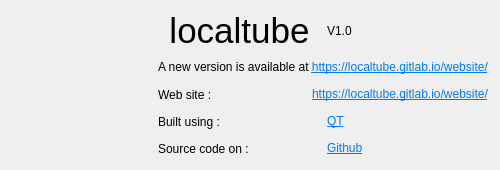
<?xml version="1.0" encoding="UTF-8"?>
<ui version="4.0">
 <class>About</class>
 <widget class="QDialog" name="About">
  <property name="geometry">
   <rect>
    <x>0</x>
    <y>0</y>
    <width>500</width>
    <height>170</height>
   </rect>
  </property>
  <property name="sizePolicy">
   <sizepolicy hsizetype="Preferred" vsizetype="Preferred">
    <horstretch>0</horstretch>
    <verstretch>0</verstretch>
   </sizepolicy>
  </property>
  <property name="minimumSize">
   <size>
    <width>370</width>
    <height>170</height>
   </size>
  </property>
  <property name="maximumSize">
   <size>
    <width>500</width>
    <height>170</height>
   </size>
  </property>
  <property name="windowTitle">
   <string>About localtube</string>
  </property>
  <property name="windowIcon">
   <iconset resource="ressource.qrc">
    <normaloff>:/images/icon.png</normaloff>:/images/icon.png</iconset>
  </property>
  <layout class="QHBoxLayout" name="horizontalLayout_4">
   <item>
    <widget class="QLabel" name="logo">
     <property name="text">
      <string/>
     </property>
     <property name="pixmap">
      <pixmap resource="ressource.qrc">:/images/icon.png</pixmap>
     </property>
     <property name="scaledContents">
      <bool>false</bool>
     </property>
     <property name="alignment">
      <set>Qt::AlignCenter</set>
     </property>
    </widget>
   </item>
   <item>
    <layout class="QVBoxLayout" name="verticalLayout">
     <item>
      <layout class="QHBoxLayout" name="horizontalLayout_5">
       <item>
        <widget class="QLabel" name="label">
         <property name="text">
          <string>&lt;html&gt;&lt;head/&gt;&lt;body&gt;&lt;p align=&quot;center&quot;&gt;&lt;span style=&quot; font-size:26pt;&quot;&gt;localtube&lt;/span&gt;&lt;/p&gt;&lt;/body&gt;&lt;/html&gt;</string>
         </property>
         <property name="textFormat">
          <enum>Qt::RichText</enum>
         </property>
        </widget>
       </item>
       <item>
        <widget class="QLabel" name="version">
         <property name="text">
          <string>V1.0</string>
         </property>
         <property name="alignment">
          <set>Qt::AlignLeading|Qt::AlignLeft|Qt::AlignVCenter</set>
         </property>
        </widget>
       </item>
      </layout>
     </item>
     <item>
      <layout class="QHBoxLayout" name="horizontalLayout_6">
       <item>
        <widget class="QLabel" name="newVersionLabel">
         <property name="text">
          <string>&lt;html&gt;&lt;head/&gt;&lt;body&gt;&lt;p&gt;A new version is available at &lt;a href=&quot;https://localtube.gitlab.io/website/&quot;&gt;&lt;span style=&quot; text-decoration: underline; color:#007af4;&quot;&gt;https://localtube.gitlab.io/website/&lt;/span&gt;&lt;/a&gt;&lt;/p&gt;&lt;/body&gt;&lt;/html&gt;</string>
         </property>
        </widget>
       </item>
      </layout>
     </item>
     <item>
      <layout class="QHBoxLayout" name="horizontalLayout">
       <item>
        <widget class="QLabel" name="label_2">
         <property name="text">
          <string>Web site : </string>
         </property>
        </widget>
       </item>
       <item>
        <widget class="QLabel" name="label_3">
         <property name="text">
          <string>&lt;html&gt;&lt;head/&gt;&lt;body&gt;&lt;p&gt;&lt;a href=&quot;https://localtube.gitlab.io/website/&quot;&gt;&lt;span style=&quot; text-decoration: underline; color:#007af4;&quot;&gt;https://localtube.gitlab.io/website/&lt;/span&gt;&lt;/a&gt;&lt;/p&gt;&lt;/body&gt;&lt;/html&gt;</string>
         </property>
         <property name="textFormat">
          <enum>Qt::RichText</enum>
         </property>
         <property name="openExternalLinks">
          <bool>true</bool>
         </property>
        </widget>
       </item>
      </layout>
     </item>
     <item>
      <layout class="QHBoxLayout" name="horizontalLayout_2">
       <item>
        <widget class="QLabel" name="label_4">
         <property name="text">
          <string>Built using : </string>
         </property>
        </widget>
       </item>
       <item>
        <widget class="QLabel" name="label_5">
         <property name="text">
          <string>&lt;html&gt;&lt;head/&gt;&lt;body&gt;&lt;p&gt;&lt;a href=&quot;https://www.qt.io/&quot;&gt;&lt;span style=&quot; text-decoration: underline; color:#007af4;&quot;&gt;QT&lt;/span&gt;&lt;/a&gt;&lt;/p&gt;&lt;/body&gt;&lt;/html&gt;</string>
         </property>
         <property name="openExternalLinks">
          <bool>true</bool>
         </property>
        </widget>
       </item>
      </layout>
     </item>
     <item>
      <layout class="QHBoxLayout" name="horizontalLayout_3">
       <item>
        <widget class="QLabel" name="label_6">
         <property name="text">
          <string>Source code on : </string>
         </property>
        </widget>
       </item>
       <item>
        <widget class="QLabel" name="label_7">
         <property name="text">
          <string>&lt;html&gt;&lt;head/&gt;&lt;body&gt;&lt;p&gt;&lt;a href=&quot;https://github.com/karlito139/localtube&quot;&gt;&lt;span style=&quot; text-decoration: underline; color:#007af4;&quot;&gt;Github&lt;/span&gt;&lt;/a&gt;&lt;/p&gt;&lt;/body&gt;&lt;/html&gt;</string>
         </property>
         <property name="openExternalLinks">
          <bool>true</bool>
         </property>
        </widget>
       </item>
      </layout>
     </item>
    </layout>
   </item>
  </layout>
 </widget>
 <resources>
  <include location="ressource.qrc"/>
 </resources>
 <connections/>
</ui>
